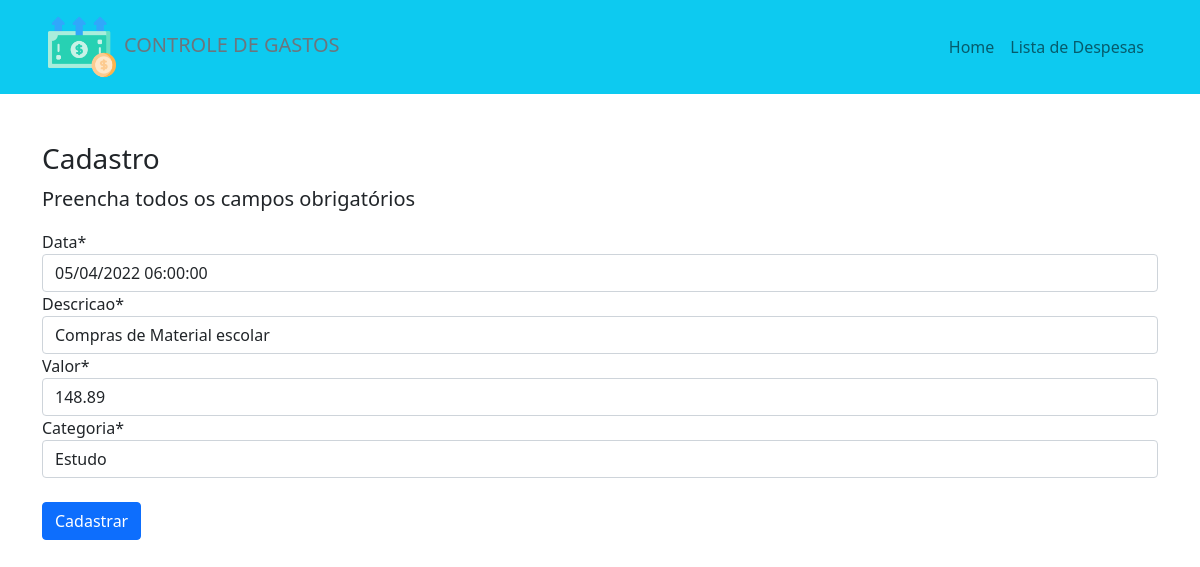
Page /update/transacao/8/ on the earlier database version.
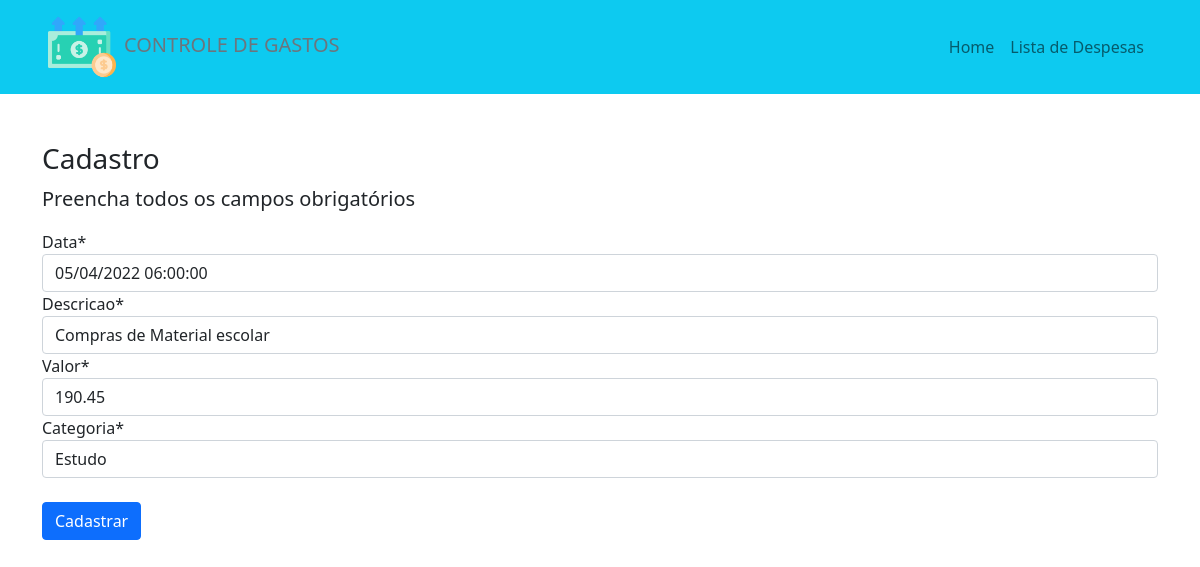
Same page on the later database version.
### paginas/models.py (models this page shows, shortened)
class Transacao(models.Model):
    data = models.DateTimeField()
    descricao= models.CharField(max_length=200)
    valor = models.DecimalField(max_digits=7, decimal_places=2)
    categoria = models.ForeignKey(Categoria, on_delete=models.CASCADE)
    observacoes = models.TextField(null=True, blank=True)
    class Meta:
        verbose_name_plural = 'Transacoes'

### paginas/views.py (the view)
# urls.py: path('update/transacao/<int:pk>/', TransacaoUpdate.as_view(), name='update_transacao'),
class TransacaoUpdate(UpdateView):
    model = Transacao
    fields = ['data', 'descricao', 'valor', 'categoria']
    template_name = 'form.html'
    success_url = reverse_lazy('list_transacao')

### paginas/models.py (called while the page is built)
    def __str__(self):
        return self.nome

### paginas/templates/form.html (shortened to what this page needs)
{% extends 'modelo.html' %}
{% load static %}
{% load crispy_forms_tags %}
{% block conteudo %}
<div class="container my-5">
    <h3>Cadastro</h3>
    <p class="lead">
        Preencha todos os campos obrigatórios
    </p>
    <form action="" method="POST">
        {{ form|crispy }}
        <button type="submit" class="btn btn-primary mt-4">Cadastrar</button>
    </form>
</div>
{% endblock %}

Differences in the rows shown:
changed Transacao "Compras de Material escolar": valor "148.89" → "190.45"
